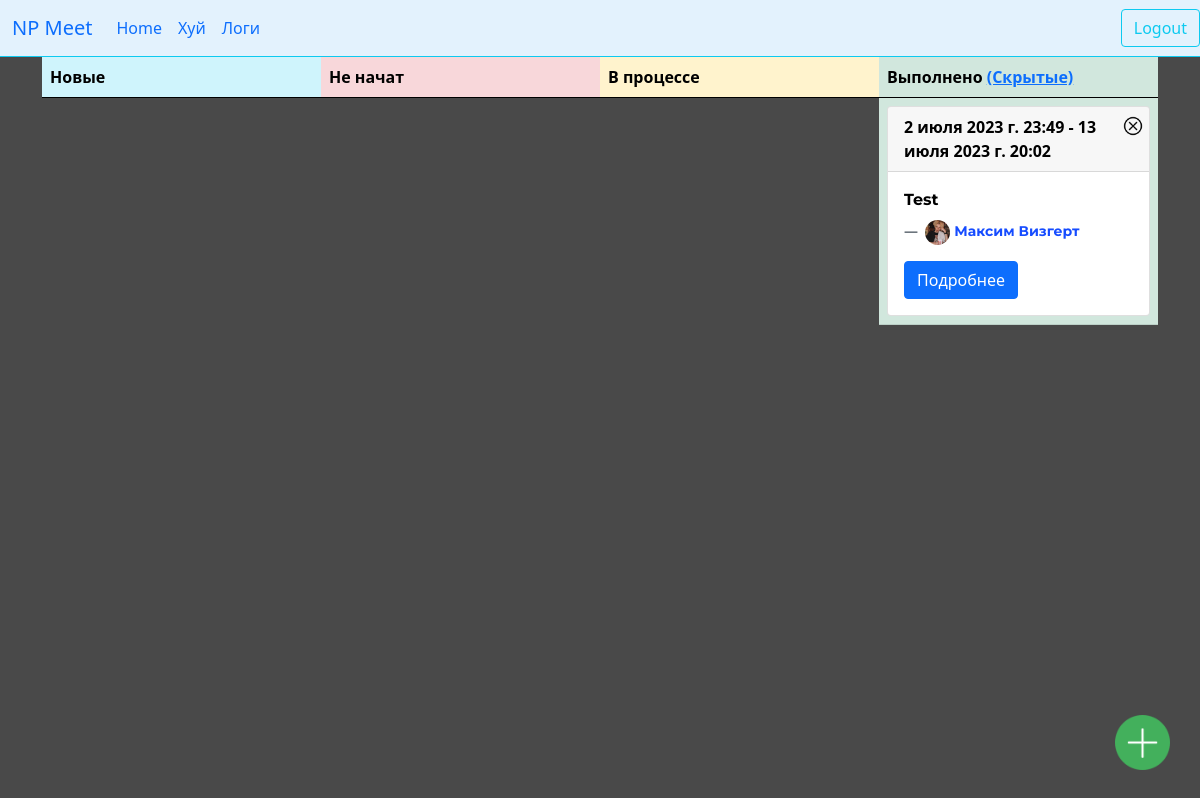
Screenshot of /company/workers/tasks/ (signed in) with the database file from the repository.
### main/models.py (models this page shows, shortened)
class Tasks(models.Model):
    status_option = (
        ('done', 'Выполнено'),
        ('in_process', 'В процессе'),
        ('in_start', 'Не начат'),
    )
    company = models.ForeignKey(Corporations, on_delete=models.CASCADE, verbose_name='Компания')
    creator = models.ForeignKey(User, on_delete=models.DO_NOTHING, verbose_name='Поручитель', related_name='user_creator')
    worker = models.ForeignKey(User, on_delete=models.CASCADE, verbose_name='Работник', related_name='user_worker')
    task = models.TextField(verbose_name='Задача')
    status = models.CharField(choices=status_option, max_length=50, default=status_option[2][0])
    is_new = models.BooleanField(verbose_name='Новая', default=True)
    active = models.BooleanField(verbose_name='Активная', default=True)
    created_date = models.DateTimeField(verbose_name='Дата поручения', auto_now_add=True)
    deadline = models.DateTimeField(verbose_name='Дедлайн')
    class Meta:
        verbose_name = 'задачу'
        verbose_name_plural = 'Задачи'

class User(AbstractUser):
    avatar = models.ImageField(upload_to='main/users/avatars', default='main/users/avatars/default.webp')
    birth_date = models.DateField(null=True, blank=True, verbose_name='Дата рождения')
    phone = models.CharField(max_length=20, null=True, blank=True, verbose_name='Номер телефона')
    position = models.ManyToManyField(CorpPositions, blank=True)
    corporation = models.ForeignKey(Corporations, on_delete=models.CASCADE, null=True, blank=True)
    reg_ip = models.GenericIPAddressField(verbose_name='IP при регистрации', blank=True, null=True)
    last_ip = models.GenericIPAddressField(verbose_name='IP последнего входа', blank=True, null=True)

### main/views.py (the view)
# urls.py: path('company/workers/tasks/', views.index_tasks_page, name='index_tasks_page'),
@login_required
def index_tasks_page(request):
    return render(request, 'main/tasks/tasks_page.html', context={
        'complete_tasks': Tasks.objects.filter(
            company=request.user.corporation,
            worker=request.user,
            status='done',
            active=True
        ).order_by('deadline'),
        'in_process_tasks': Tasks.objects.filter(
            company=request.user.corporation,
            worker=request.user,
            status='in_process',
            active=True
        ).order_by('deadline'),
        'in_start_tasks': Tasks.objects.filter(
            company=request.user.corporation,
            worker=request.user,
            status='in_start',
            is_new=False,
            active=True
        ).order_by('deadline'),
        'is_new': Tasks.objects.filter(
            company=request.user.corporation,
            worker=request.user,
            is_new=True,
            active=True
        ).order_by('deadline')
    })

### main/templates/main/tasks/tasks_page.html (shortened to what this page needs)
{% extends 'main/base.html' %}
{% load static %}
{% block head %}
<link rel="stylesheet" href="{% static 'main/css/tasks/tasks_page.css' %}">
{% endblock head %}
{% block content %}
<div class="container">
    <div class="tasks-tables">
        <table class="table">
            <thead>
                <tr class="table-info">
                <th scope="col">Новые</th>
                </tr>
            </thead>
            </table>
        <table class="table">
            <thead>
                <tr class="table-danger">
                    <th scope="col">Не начат</th>
                </tr>
            </thead>
        </table>
        <table class="table">
            <thead>
                <tr class="table-warning">
                    <th scope="col">В процессе</th>
                </tr>
            </thead>
        </table>
        <table class="table">
            <thead>
                <tr class="table-success">
                <th scope="col">Выполнено <a href="{% url 'hidden_tasks_page' %}">(Скрытые)</a></th>
                </tr>
            </thead>
            <tbody>
                {% for task in complete_tasks %}
                    <tr class="table-success">
                        <th scope="row">
                            <div class="card">
                                <div class="card-header">
                                    {{task.created_date}} - <b>{{task.deadline}}</b>
                                </div>
                                <div class="card-body">
                                    <p class="card-text">{{task.task|truncatechars:100}}</p>
                                    <footer class="blockquote-footer">
                                        <a class='user-link' href="{% url 'profile_page' task.creator.id %}">
                                            <img src="{{task.creator.avatar.url}}" width="25" height="25">
                                            {{task.creator.first_name}} {{task.creator.last_name}}
                                        </a>
                                    </footer>
                                  <a href="{% url 'detal_task_page' task.id %}" class="btn btn-primary">Подробнее</a>
                                </div>
                                <form action="{% url 'hide_task' task.id %}" method="post" class="hide-btn">
                                    <button type="submit" class="hide-btn-link">
                                        <img src="{% static 'main/images/hide_btn.png' %}" alt="">
                                    </button>
                                </form>
                            </div>
                        </th>
                    </tr>
                {% endfor %}
            </tbody>
        </table>
    </div>
</div>
<div class="create-task">
    <a href="{% url 'create_task_page' %}">
        <img src="{% static 'main/images/plus.png' %}" alt="" width="55">
    </a>
</div>
{% endblock content %}

### main/static/main/css/tasks/tasks_page.css (style rules this page uses)
.tasks-tables { display: flex; flex-wrap: nowrap; flex-direction: row; align-items: start; }
.user-link { font-family: 'Montserrat'; text-decoration: none; user-select: none; color: rgb(22, 76, 255); }
.user-link > img { border-radius: 50%; }
.card-text { font-family: 'Montserrat'; margin-top: 0; margin-bottom: 2vw; }
.hide-btn { display: flex; justify-content: center; align-items: center; position: absolute; top: 6px; right: 4px; width: 25px; height: 25px; border-radius: 50%; z-index: 2; padding: 5px; }
.hide-btn-link { display: flex; justify-content: center; align-items: center; text-decoration: none; user-select: none; width: 100%; height: 100%; border: 0; background: 0; }
.hide-btn-link img { width: 20px; }
.create-task { position: absolute; bottom: 30px; right: 30px; }

### main/static/main/css/base.css (style rules this page uses)
body { background: #494949; margin: 0; padding: 0; overflow-x: hidden; }

### rows the page displays
Tasks: created_date "2 июля 2023 г. 23:49", deadline "13 июля 2023 г. 20:02", task "Test", creator.avatar (picture), creator.first_name "Максим", creator.last_name "Визгерт"
